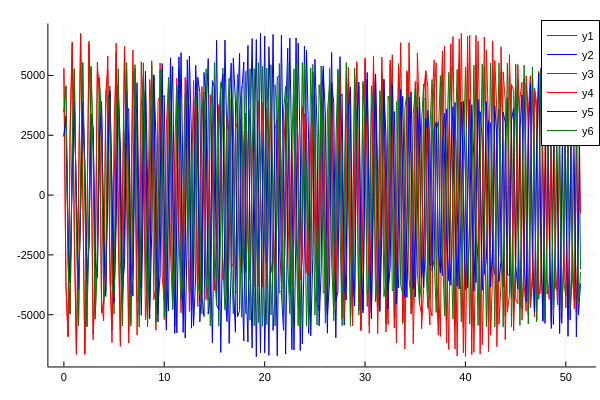

Here is the notebook cell this chart was saved with:
### Code cell
using Plots
# tsamp = LinRange(tspan[1],tspan[2],Nt)
plot(tsamp[1:30:end]./(60*60*24),x0_soln[1,1:30:end],color=:red)#,label=permutedims(mylabel1),ls=:dot, linewidth=2)
plot!(tsamp[1:30:end]./(60*60*24),x0_soln[2,1:30:end],color=:blue)
plot!(tsamp[1:30:end]./(60*60*24),x0_soln[3,1:30:end],color=:green)

plot!(tsamp[1:30:end]./(60*60*24),x1_soln[1,1:30:end],color=:red)#,label=permutedims(mylabel1),ls=:dot, linewidth=2)
plot!(tsamp[1:30:end]./(60*60*24),x1_soln[2,1:30:end],color=:blue)
plot!(tsamp[1:30:end]./(60*60*24),x1_soln[3,1:30:end],color=:green)

# plot(tsamp,x0_noJ2_soln[1,:],color=:red)#,label=permutedims(mylabel1),ls=:dot, linewidth=2)
# plot!(tsamp,x0_noJ2_soln[2,:],color=:blue)
# plot!(tsamp,x0_noJ2_soln[3,:],color=:green)

# plot!(tsamp,x1_noJ2_soln[1,:],color=:red)#,label=permutedims(mylabel1),ls=:dot, linewidth=2)
# plot!(tsamp,x1_noJ2_soln[2,:],color=:blue)
# plot!(tsamp,x1_noJ2_soln[3,:],color=:green)
# x1_soln[3,:]

### Figure 1 — Plotly figure (JSON) as saved in the notebook; plotly's stock layout.template omitted (floating-point values rounded to 4 significant figures; data arrays with more than 128 entries replaced by an {"elided": "..."} marker saying what was removed)
{"data": [{"colorbar": {"len": 0.9525, "title": "", "x": 0.9934, "y": 0.5139}, "legendgroup": "y1", "line": {"color": "rgba(255, 0, 0, 1.000)", "dash": "solid", "shape": "linear", "width": 1}, "mode": "lines", "name": "y1", "showlegend": true, "type": "scatter", "x": {"elided": "248 float values"}, "xaxis": "x", "y": {"elided": "248 float values"}, "yaxis": "y", "zmax": null, "zmin": null}, {"colorbar": {"len": 0.9525, "title": "", "x": 0.9934, "y": 0.5139}, "legendgroup": "y2", "line": {"color": "rgba(0, 0, 255, 1.000)", "dash": "solid", "shape": "linear", "width": 1}, "mode": "lines", "name": "y2", "showlegend": true, "type": "scatter", "x": {"elided": "248 float values"}, "xaxis": "x", "y": {"elided": "248 float values"}, "yaxis": "y", "zmax": null, "zmin": null}, {"colorbar": {"len": 0.9525, "title": "", "x": 0.9934, "y": 0.5139}, "legendgroup": "y3", "line": {"color": "rgba(0, 128, 0, 1.000)", "dash": "solid", "shape": "linear", "width": 1}, "mode": "lines", "name": "y3", "showlegend": true, "type": "scatter", "x": {"elided": "248 float values"}, "xaxis": "x", "y": {"elided": "248 float values"}, "yaxis": "y", "zmax": null, "zmin": null}, {"colorbar": {"len": 0.9525, "title": "", "x": 0.9934, "y": 0.5139}, "legendgroup": "y4", "line": {"color": "rgba(255, 0, 0, 1.000)", "dash": "solid", "shape": "linear", "width": 1}, "mode": "lines", "name": "y4", "showlegend": true, "type": "scatter", "x": {"elided": "248 float values"}, "xaxis": "x", "y": {"elided": "248 float values"}, "yaxis": "y", "zmax": null, "zmin": null}, {"colorbar": {"len": 0.9525, "title": "", "x": 0.9934, "y": 0.5139}, "legendgroup": "y5", "line": {"color": "rgba(0, 0, 255, 1.000)", "dash": "solid", "shape": "linear", "width": 1}, "mode": "lines", "name": "y5", "showlegend": true, "type": "scatter", "x": {"elided": "248 float values"}, "xaxis": "x", "y": {"elided": "248 float values"}, "yaxis": "y", "zmax": null, "zmin": null}, {"colorbar": {"len": 0.9525, "title": "", "x": 0.9934, "y": 0.5139}, "legendgroup": "y6", "line": {"color": "rgba(0, 128, 0, 1.000)", "dash": "solid", "shape": "linear", "width": 1}, "mode": "lines", "name": "y6", "showlegend": true, "type": "scatter", "x": {"elided": "248 float values"}, "xaxis": "x", "y": {"elided": "248 float values"}, "yaxis": "y", "zmax": null, "zmin": null}], "layout": {"annotations": [], "height": 400, "legend": {"bgcolor": "rgba(255, 255, 255, 1.000)", "bordercolor": "rgba(0, 0, 0, 1.000)", "borderwidth": 1, "font": {"color": "rgba(0, 0, 0, 1.000)", "family": "sans-serif", "size": 11}, "title": {"font": {"color": "rgba(0, 0, 0, 1.000)", "family": "sans-serif", "size": 15}, "text": ""}, "tracegroupgap": 0, "traceorder": "normal", "x": 1, "xanchor": "auto", "y": 1, "yanchor": "auto"}, "margin": {"b": 20, "l": 0, "r": 0, "t": 20}, "paper_bgcolor": "rgba(255, 255, 255, 1.000)", "plot_bgcolor": "rgba(255, 255, 255, 1.000)", "showlegend": true, "width": 600, "xaxis": {"anchor": "y", "domain": [0.08064, 0.9934], "gridcolor": "rgba(0, 0, 0, 0.100)", "gridwidth": 0.5, "linecolor": "rgba(0, 0, 0, 1.000)", "mirror": false, "range": [-1.544, 53.02], "showgrid": true, "showline": true, "showticklabels": true, "tickangle": 0, "tickcolor": "rgb(0, 0, 0)", "tickfont": {"color": "rgba(0, 0, 0, 1.000)", "family": "sans-serif", "size": 11}, "tickmode": "array", "ticks": "inside", "ticktext": ["0", "10", "20", "30", "40", "50"], "tickvals": [0, 10, 20, 30, 40, 50], "title": "", "titlefont": {"color": "rgba(0, 0, 0, 1.000)", "family": "sans-serif", "size": 15}, "type": "-", "visible": true, "zeroline": false, "zerolinecolor": "rgba(0, 0, 0, 1.000)"}, "yaxis": {"anchor": "x", "domain": [0.03762, 0.9902], "gridcolor": "rgba(0, 0, 0, 0.100)", "gridwidth": 0.5, "linecolor": "rgba(0, 0, 0, 1.000)", "mirror": false, "range": [-7162.0, 7169.0], "showgrid": true, "showline": true, "showticklabels": true, "tickangle": 0, "tickcolor": "rgb(0, 0, 0)", "tickfont": {"color": "rgba(0, 0, 0, 1.000)", "family": "sans-serif", "size": 11}, "tickmode": "array", "ticks": "inside", "ticktext": ["-5000", "-2500", "0", "2500", "5000"], "tickvals": [-5000, -2500, 0, 2500, 5000], "title": "", "titlefont": {"color": "rgba(0, 0, 0, 1.000)", "family": "sans-serif", "size": 15}, "type": "-", "visible": true, "zeroline": false, "zerolinecolor": "rgba(0, 0, 0, 1.000)"}}}
